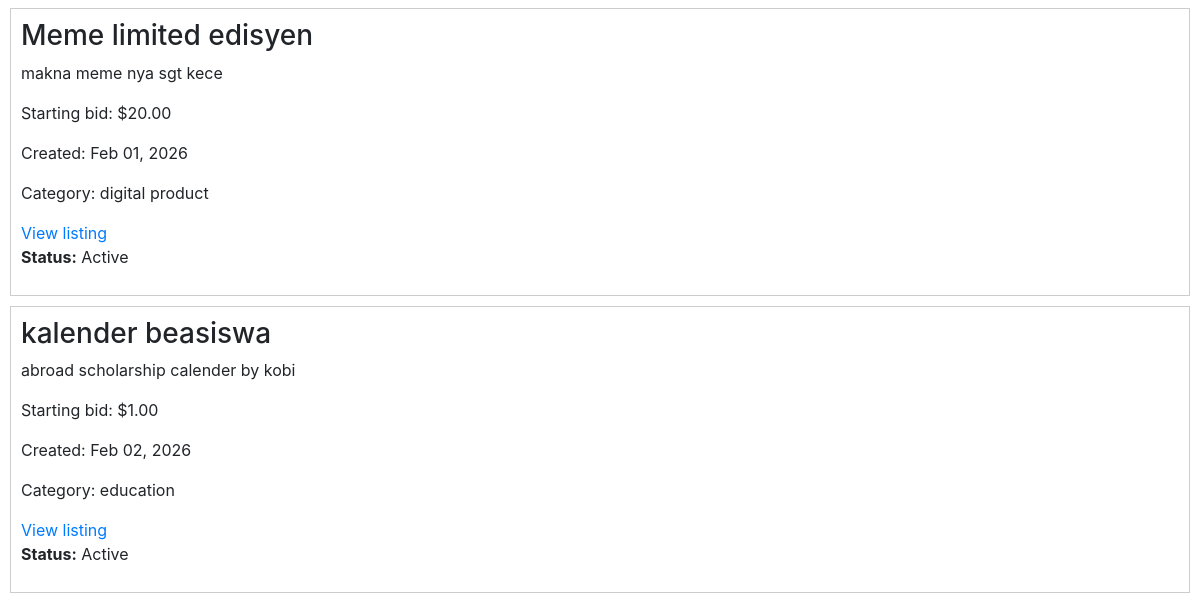
The app's page / (lower part), older data.
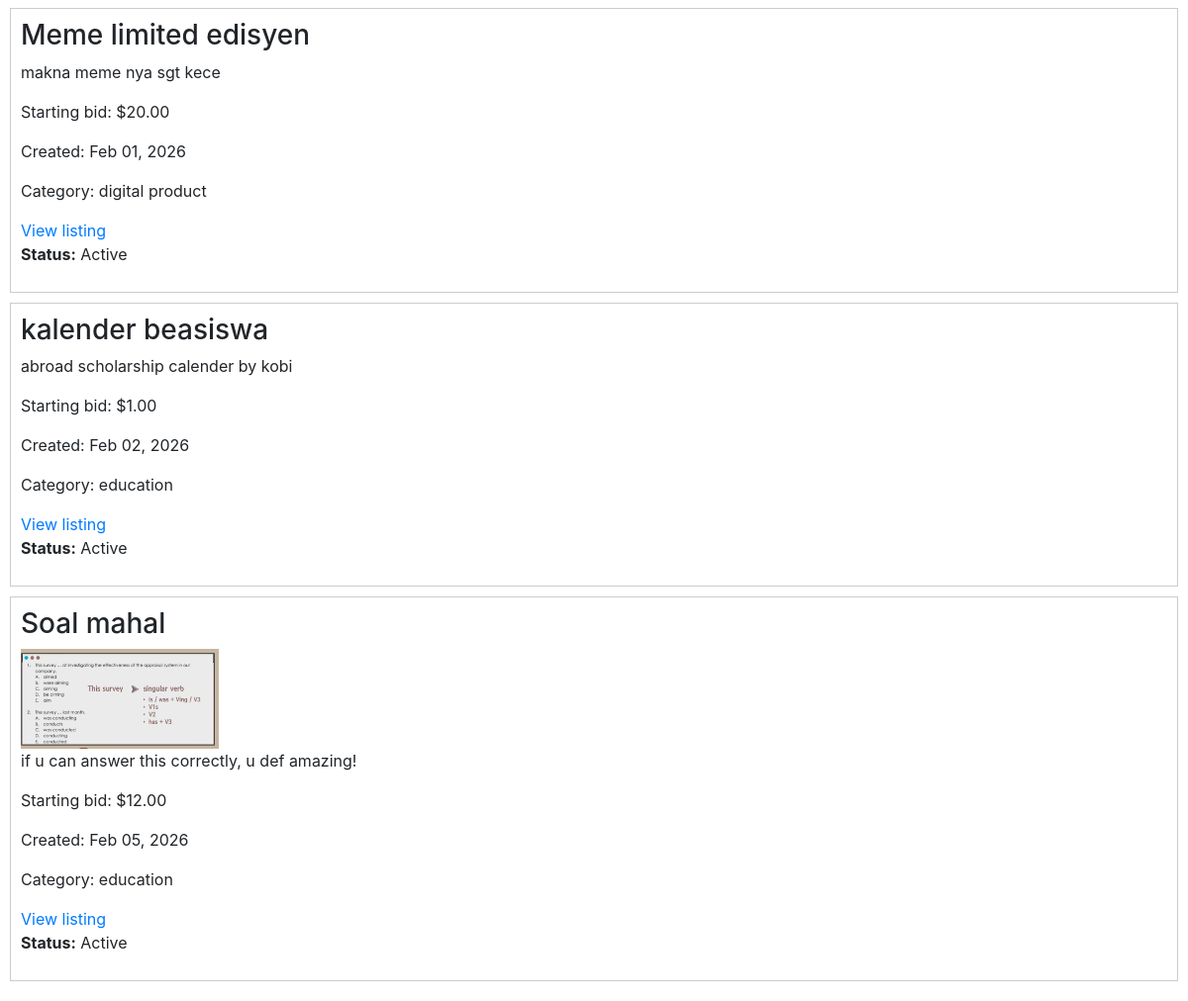
The same page, newer data.
### auctions/models.py (models this page shows, shortened)
class AuctionList(models.Model):
    owner = models.ForeignKey(
        User, on_delete = models.CASCADE, related_name="listings"
    )
    title = models.CharField(max_length=120)
    description = models.TextField()
    starting_bid = models.DecimalField(
        max_digits=10, decimal_places=2
    )
    image = models.ImageField(    # or URL field
       upload_to ="images/", blank = True, null = True
    )
    category = models.ForeignKey(
        Category, on_delete=models.SET_NULL, related_name="listings",  blank = True, null = True
    )
    date_posted = models.DateTimeField(auto_now_add=True)
    is_active = models.BooleanField(default=True)
    winner = models.ForeignKey(
        User, on_delete = models.SET_NULL,  blank = True, null = True, related_name ="won_auction"
    )
    watchlist = models.ManyToManyField(
        User, blank = True, related_name = "watchlist"
    )

class Category(models.Model):
    name = models.CharField(
        max_length=64, unique=True
    )

### auctions/views.py (the view)
# urls.py: path("", views.index, name="index"),
def index(request):
    listings = AuctionList.objects.filter(is_active=True)
    return render(request, "auctions/index.html", {
        "listings": listings
    })

### auctions/templates/auctions/index.html (shortened to what this page needs)
{% extends "auctions/layout.html" %}
{% block body %}
  {% if listings %}
    <div>
      {% for listing in listings %}
        <div style="border: 1px solid #ccc; padding: 10px; margin-bottom: 10px;">
          <h3>{{ listing.title }}</h3>
              {% if listing.image %}
                <img src="{{ listing.image.url }}" alt="{{ listing.title }}" style="max-width: 200px;">
              {% endif %}
          <p>{{ listing.description }}</p>
          <p>
            Starting bid:
            ${{ listing.starting_bid }}
          </p>
          <p>Created: {{ listing.date_posted|date:"M d, Y" }}</p>
          {% if listing.category %}
            <p>Category: {{ listing.category.name }}</p>
          {% else %}
            <p>Category: None</p>
          {% endif %}
            <a href="{% url 'listing_detail' listing.id %}">
              View listing
            </a><p>
        <strong>Status:</strong>
        {% if listing.is_active %}
          Active
        {% else %}
          Closed
        {% endif %}
        </p>
        </div>
      {% endfor %}
    </div>
  {% else %}
    <p>No listings available.</p>
  {% endif %}
{% endblock %}

Row changes from the older to the newer data that the page shows:
added AuctionList: title "Soal mahal", image (picture), description "if u can answer this correctly, u def amazing!", starting_bid "12.00", date_posted "Feb 05, 2026", category.name "education", is_active "Active"
